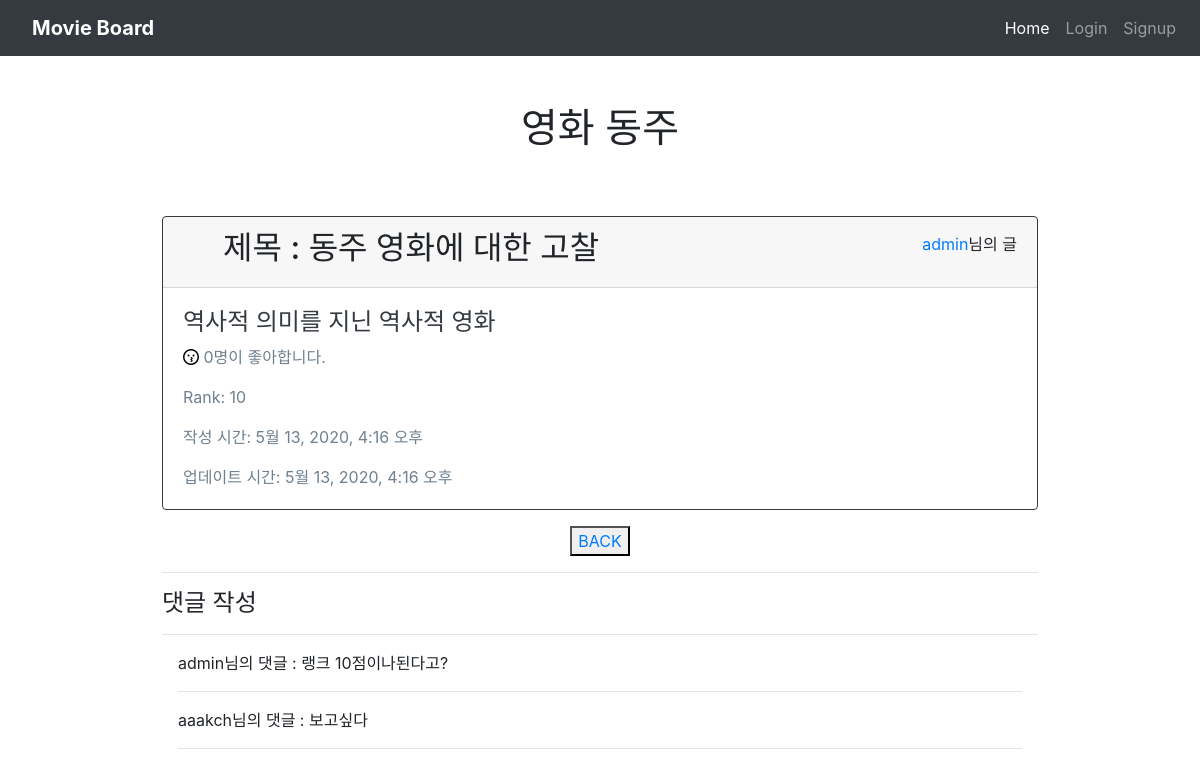
/community/5/1/detail/, run on the app's committed database.
### community/models.py (models this page shows)
class Movie(models.Model):
    title = models.CharField(max_length=100)
    poster_url = models.TextField()
    director = models.CharField(max_length=100)
    open_date = models.CharField(max_length=100)

class Review(models.Model):
    movie = models.ForeignKey(Movie, on_delete=models.CASCADE)
    user = models.ForeignKey(settings.AUTH_USER_MODEL, on_delete=models.CASCADE)
    title = models.CharField(max_length=100)
    movie_title = models.CharField(max_length=30)
    rank = models.IntegerField()
    content = models.TextField()
    created_at = models.DateTimeField(auto_now_add=True)
    updated_at = models.DateTimeField(auto_now=True)
    like_users = models.ManyToManyField(settings.AUTH_USER_MODEL, related_name="like_reviews", blank=True)

class Comment(models.Model):
   user = models.ForeignKey(settings.AUTH_USER_MODEL, on_delete=models.CASCADE)
   review = models.ForeignKey(Review, on_delete=models.CASCADE)
   content = models.CharField(max_length=200)
   created_at = models.DateTimeField(auto_now_add=True)
   updated_at = models.DateTimeField(auto_now=True)

### accounts/models.py (models this page shows)
class User(AbstractUser):
    image = models.ImageField(blank=True)
    followers = models.ManyToManyField(
        settings.AUTH_USER_MODEL,
        related_name='followings'
        )

### community/views.py (the view)
# urls.py: path('<int:movie_pk>/<int:review_pk>/detail/', views.detail, name= 'detail'),
def detail(request, movie_pk, review_pk):
    movie = get_object_or_404(Movie, pk=movie_pk)
    review = get_object_or_404(Review, pk=review_pk)
    comment_form = CommentForm()
    context = {
        'movie':movie,
        'review':review,
        'comment_form' : comment_form,
    }
    return render(request, 'community/review_detail.html', context)

### community/templates/community/review_detail.html (shortened to what this page needs)
{% extends 'base.html' %}
{% load bootstrap4%}
{% block body %}
<h1 class="text-center my-5">영화 {{movie.title}}</h1>
<div class="d-flex flex-column w-75 mx-auto">
<div class="card border-dark my-3">
    <div class="card-header display-5">
        <ul class="d-flex justify-content-between align-items-center mb-0">
            <h2>제목 : {{review.title}}</h2>
            <p><a href="{% url 'accounts:profile' review.user.username %}">{{review.user.username}}</a>님의 글</p>
        </ul>
    </div>
    <div class="card-body text-dark">
    <h4 class="card-text">{{review.content}}</h4>
    <p class="card-text" style="color:slategrey">
        {% if request.user in review.like_users.all %}
        <a href="{% url 'community:like' movie.pk review.pk %}"><i class="fas fa-kiss-wink-heart" style="color:red"></i></a>
        {% else %}
         <a href="{% url 'community:like' movie.pk review.pk %}"><i class="far fa-kiss" style="color:black"></i></a>
        {% endif %}
         {{review.like_users.all.count }}명이 좋아합니다.
    </p>
      <p class="card-text" style="color:slategrey">Rank: {{review.rank}}</p>
      <p class="card-text" style="color:slategrey">작성 시간: {{review.created_at}}</p>
      <p class="card-text" style="color:slategrey">업데이트 시간: {{review.updated_at}}</p>
    </div>
  </div>
    <div class="d-flex justify-content-center align-items-center ">
    <button><a  class="text-decoration-none" href="{% url 'community:review_list' movie.pk %}" >BACK</a></button>
    </div>
    <div>
        <hr/>
    <h4>댓글 작성</h4>
    <hr/>
    <div class="mx-3">
        {% for comment in review.comment_set.all %}
        <p>{{comment.user.username}}님의 댓글 : {{comment.content}}</p>
        <hr/>
        {% endfor %}
    </div>
    </div>
</div>
{% endblock %}

### data on the page
Movie: title "동주"
Review: title "동주 영화에 대한 고찰", user.username "admin", content "역사적 의미를 지닌 역사적 영화", like_users.all.count "0", rank "10", created_at "5월 13, 2020, 4:16 오후", updated_at "5월 13, 2020, 4:16 오후"
Comment: user.username "admin", content "랭크 10점이나된다고?"
Comment: user.username "aaakch", content "보고싶다"
